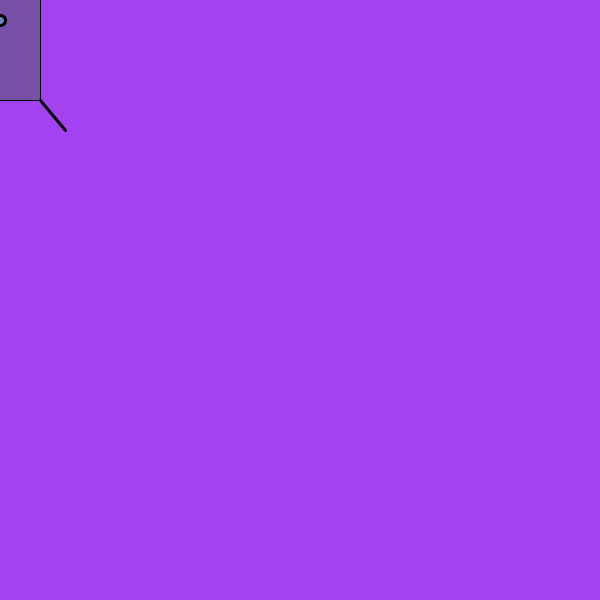
Frame 1 (no input)
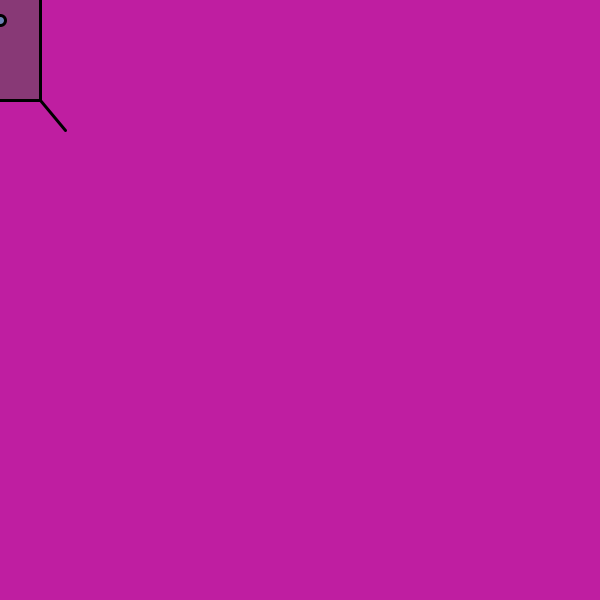
Frame 60 (the mouse pressed at the canvas centre just before this capture)
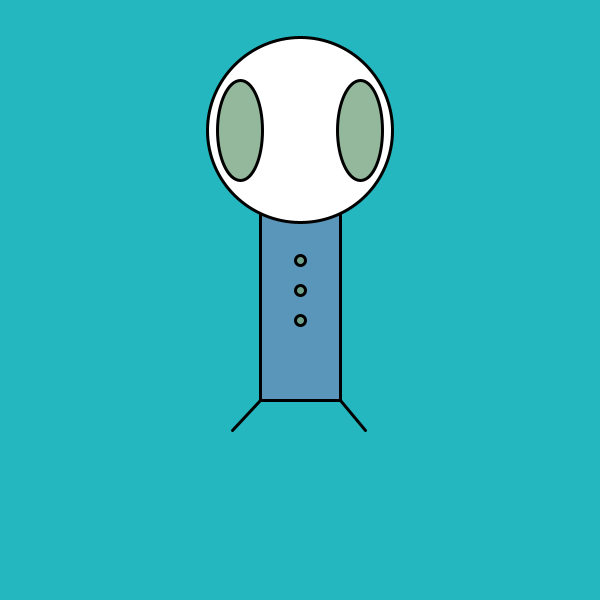
Frame 120 (the mouse held since frame 60 and released just before this capture)

The Processing sketch that drew these frames (run headless with seeded random() and noise(); from frame 60 on, the mouse is pressed at the canvas centre):

// Processing sketch: processing_93610
// ── processing_93610.pde

float r = 100;
float g = 150;
float b = 200;
float a = 200;

float diam = 20;
float x = 50;
float y = 100;

int colour = 100;

void setup() {
size(600, 600);
frameRate(15);
smooth();
}

void draw() {
  // Body
background(random(255),random(255),random(255));
rectMode(CENTER);
fill(x, y, x, y);
rect(mouseX, mouseY, 80, 200);
strokeWeight(3);
  fill(mouseX, colour, mouseY);
  
//Head
ellipseMode(CENTER);
fill(255);
ellipse(mouseX, mouseY-170, 185, 185);

// Legs
line(mouseX-40, mouseY+100, mouseX-67.5, mouseY+130); 
line(mouseX+40, mouseY+100, mouseX+65, mouseY+130);

// Eyes
fill(0);
fill(r, g, b, a);
ellipse(mouseX-60, mouseY-170, 45, 100);
ellipse(mouseX+60, mouseY-170, 45, 100);

// Buttons
fill (0);
fill(r, g, b, a);
ellipse(mouseX, mouseY-40, 10, 10);
ellipse(mouseX, mouseY-10, 10, 10);
ellipse(mouseX, mouseY+20, 10, 10);
}

void mousePressed(){
fill(0);
  fill(r, g, b, a);
  r = int (random (0, 200));
  g = int (random (0, 200));
  b = int (random (0, 200));
  
  x = int(random(0, 200));
  y = int(random(0, 200));
 
println(RGB);
}
